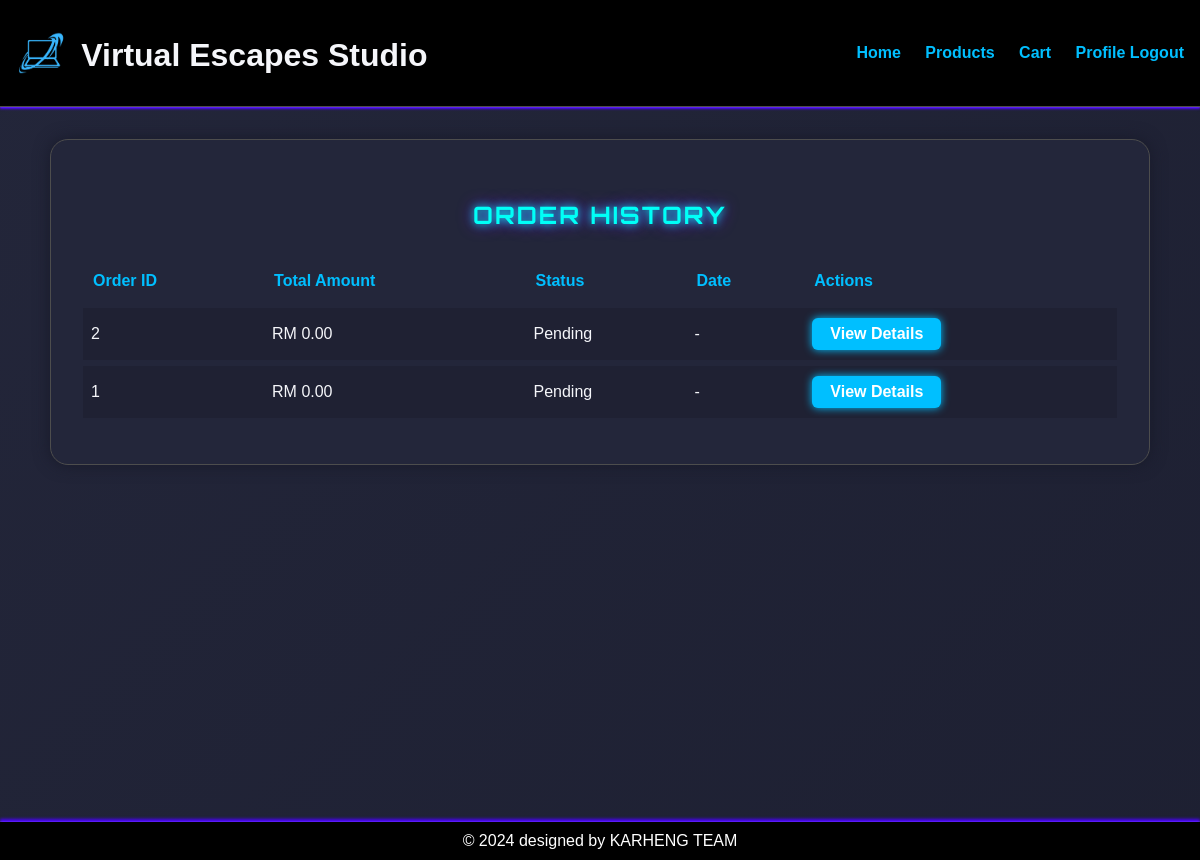
The page /mem_order/order_history.php (signed in) on the database its author committed.
### tables this page shows
CREATE TABLE `orders` (
  `Order_ID` int(11) NOT NULL,
  `User_ID` char(6) NOT NULL,
  `Total_Price` decimal(10,2) NOT NULL,
  `Status` varchar(20) NOT NULL,
  `Shipping_Cost` decimal(10,2) DEFAULT NULL,
  `Order_Quantity` varchar(10) DEFAULT NULL,
  `tax_amount` decimal(10,2) DEFAULT NULL,
  `subtotal` decimal(10,2) DEFAULT NULL
);

### mem_order/order_history.php (the view, shortened to what this page needs)
<?php
include '../includes/header.php';
include '../db.php';
$stmt = $conn->prepare("SELECT * FROM Orders WHERE User_ID = ? ORDER BY Order_ID DESC");
$stmt->execute([$_SESSION['user_id']]);
$orders = $stmt->fetchAll(PDO::FETCH_ASSOC);
?>
<div class="order-history-container">
    <div class="order-history-card">
        <h2 class="order-history-heading">Order History</h2>
        <?php if (empty($orders)): ?>
            <div class="order-history-empty">You have no orders.</div>
        <?php else: ?>
            <table class="order-history-table">
                <thead>
                    <tr>
                        <th>Order ID</th>
                        <th>Total Amount</th>
                        <th>Status</th>
                        <th>Date</th>
                        <th>Actions</th>
                    </tr>
                </thead>
                <tbody>
                    <?php foreach ($orders as $order): ?>
                        <tr>
                            <td><?php echo $order['Order_ID']; ?></td>
                            <td>RM <?php echo number_format($order['Total_Price'], 2); ?></td>
                            <td><?php echo $order['Status']; ?></td>
                            <td><?php echo isset($order['created_at']) ? $order['created_at'] : '-'; ?></td>
                            <td>
                                <a href="order_detail.php?id=<?php echo $order['Order_ID']; ?>" class="order-history-details-btn">View Details</a>
                            </td>
                        </tr>
                    <?php endforeach; ?>
                </tbody>
            </table>
        <?php endif; ?>
    </div>
</div>
<?php
include '../includes/footer.php';
?>

### css/styles.css (style rules this page uses)
:root { --primary-bg: #181a2a; --secondary-bg: #23263a; --card-bg: #23263a; --accent-color: #00bfff; --text-color: #f5f6fa; --text-muted: #b0b3c6; --input-bg: #23263a; --input-border: #3a3f5c; --border-color: #4d4d4d; --error-color: #dc3545; --success-color: #28a745; }
body { font-family: Arial, sans-serif; margin: 0; padding: 0; background: linear-gradient(135deg, #23263a 0%, #181a2a 100%); background-size: 200% 200%; animation: bgmove 10s ease-in-out infinite; font-family: 'Arial', sans-serif; color: var(--text-color); }
h1, h2, h3, h4, h5, h6 { margin-bottom: 1rem; color: var(--text-color); }
h2, .product-card h3 { font-family: 'Orbitron', Arial, sans-serif; letter-spacing: 2px; text-transform: uppercase; color: #00fff7; text-shadow: 0 0 8px #00fff7, 0 0 16px #6f00ff; }
a { color: var(--accent-color); text-decoration: none; }
body { padding-bottom: 60px; min-height: 100vh; position: relative; }
::placeholder { color: #b0b3c6; opacity: 1; }
.order-history-container { max-width: 1100px; margin: 2rem auto 3rem auto; }
.order-history-card { background: var(--card-bg); border: 1px solid var(--border-color); border-radius: 18px; box-shadow: 0 0 16px #181a2a; padding: 2.5rem 2rem; }
.order-history-heading { margin-bottom: 1.5rem; text-align: center; }
.order-history-table { width: 100%; border-collapse: separate; border-spacing: 0 6px; margin-top: 1.5rem; }
.order-history-table th { padding: 12px 10px; text-align: left; background: var(--secondary-bg); color: var(--accent-color); font-weight: 700; }
.order-history-table td { padding: 10px 8px; font-size: 1rem; }
.order-history-table tr { background: rgba(0,0,0,0.12); border-radius: 8px; }
.order-history-details-btn { background: var(--accent-color); color: #fff; border: none; border-radius: 6px; padding: 7px 18px; cursor: pointer; font-weight: 600; box-shadow: 0 0 8px #00bfff; transition: background .2s; text-decoration: none; display: inline-block; }

### rows shown on the page
orders: Order_ID "2", Total_Price "0.00", Status "Pending"
orders: Order_ID "1", Total_Price "0.00", Status "Pending"
